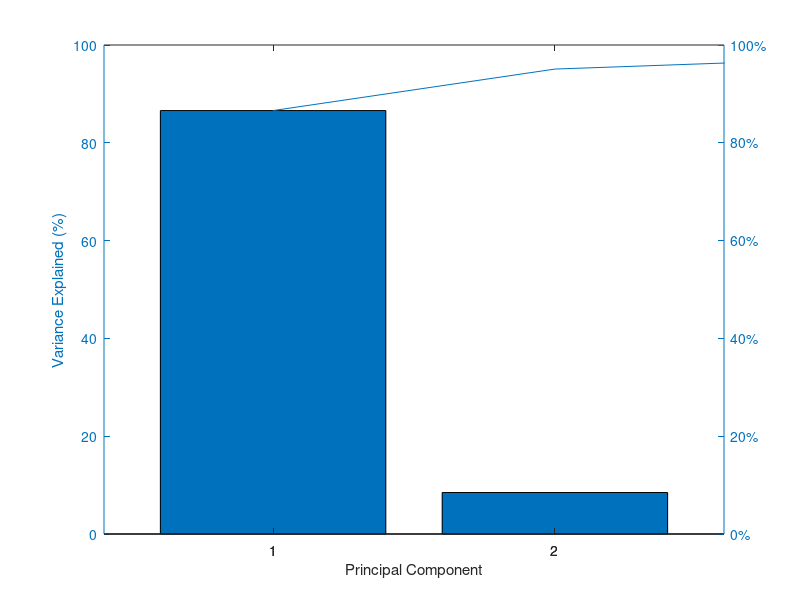

Reproduce this figure in MATLAB.
data=load('patientsDATA.txt');
data2=data(:,1:17)
[coeff,score,latent,tsquared,explained]  = pca(data2)
figure()
pareto(explained)
xlabel('Principal Component')
ylabel('Variance Explained (%)')